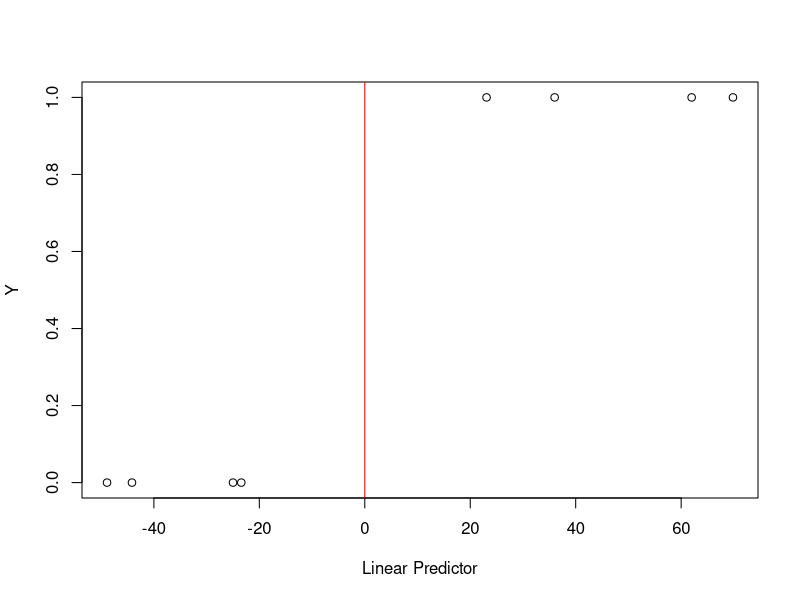

This chart was generated by the following R code:
#Problem 1
setwd("/Users/chanm/Desktop")
dp = data.frame(read.table(file = "deathpenalty.txt", header = T))

#H0: No association b/t death penalty and race, Ha: Association b/t death penalty and race
dp$Defendant = factor(dp$Defendant, levels = unique(dp$Defendant)) 
#Change Factor to have values Yes = 1, No = 2
dp$DeathPenalty = factor(dp$DeathPenalty, levels = unique(dp$DeathPenalty))
#Change Factor to have values White = 1, Black = 2
dp$Victim = factor(dp$Victim,levels=unique(dp$Victim))

#Create contingency table
tab = xtabs(Freq~Defendant+Victim+DeathPenalty, data=dp)
ftable(tab)

mantelhaen.test(tab)
#Perform CMH test
#Test statistic of 381.38 with a p-val of less than 2.2e-16 
#At alpha = 0.05, we can reject H0 and we can say that at the 95%$ level there is association b/t death penalty verdict and race

chisq.test(ftable(tab))
#The chi-sq test returns a p-value of 0.0001957
#Similarly to CMH, we can say that at alpha=.05 H0 can be rejected and that these variables cannot be considered independent.

#Problem 2
#Set a seed so our random number generation will be the same when we knit
set.seed(100)
draw = rnorm(n = 8, mean = 0, sd = 1)
dat = data.frame(Y = c(0,0,0,0,1,1,1,1),
               x1 = c(10,20,30,40,60,70,80,90),
               x2 = draw)
mod = glm(Y ~ x1+x2, data = dat, family = binomial)

#Veiw plot of data for complete separation
plot(predict(mod), dat$Y, xlab = "Linear Predictor", ylab = "Y")
abline(v = 0, col = "red")

#Check numerical values for complete separation
cbind(dat$Y, predict(mod))
#The data seems to have complete separation, but not quasi-complete separation

summary(mod)
#With coefficients
coef(mod)
#and corresponding standard error: 157648.190,3292.922,18293.541 

#Problem 3
hs = data.frame(read.table(file = "horseshoe.txt", header = T))

#Fit a probit model
modprob = glm(y ~ width+color, data = hs, family = binomial(link = "probit"))
summary(modprob)
#At alpha=.05 all variable are significant
#For a one unit increase of width, the z-score is estimated to increase by 0.27581
#For a one unit increase of color, the z-score is estimated to decrease by 0.29188
confint(modprob)

modlogt = glm(y ~ width+color, data = hs, family = binomial(link = "logit"))
summary(modlogt)
#At alpha=.05 all variable are significant
#For a one unit increase of width, z-score is estimated to increase by 0.4583 with a logit model
#For a one unit increase of color, z-score is estimated to decrease by 0.5090 with a logit model
#Null and Residual Deviances appear to be the same in both models
confint(modlogt)